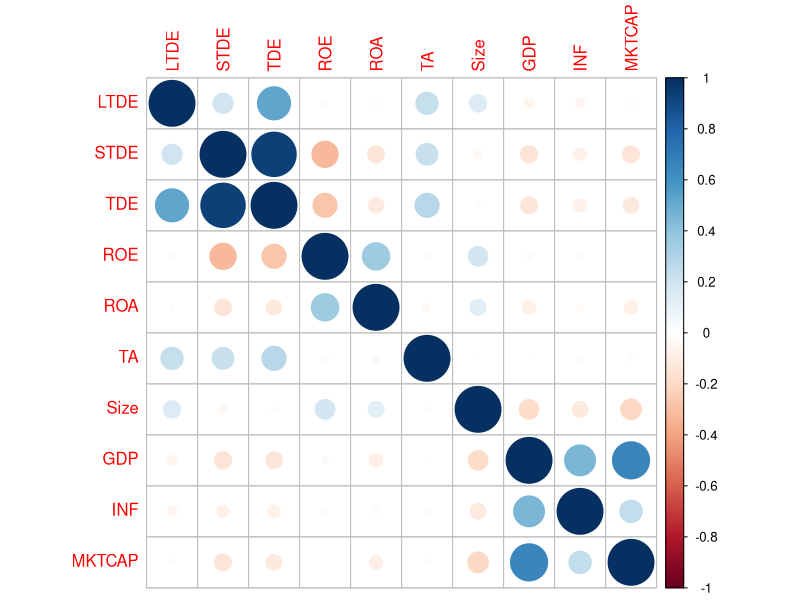

Reproduce this figure in R. (Note: this script raises an error after producing the figure.)
## ---- chunk 1
setwd("D:/Uni/Year 4/STA 474 2.0 Statistical Consultancy/Client 1/Phase 2")

library(readxl)

#Firm specific data
df<- read_excel("Modified Data Set 10.01.2021.xls")
#Macro-economic variables
df2 <- read_excel("Modified Data Set 10.01.2021.xls", sheet=2)

library(tidyverse)

#Package to deal with panel data
library(plm)
 
#scattter plot
 library(car)
 
 #plot means
 library(gplots)
 
 # linear interpolation te replace missing values
 library(zoo)
 
 #correlation plot
 library(corrplot)
 
 #to create a dataframe for unit root test
 library(plm)
 
 #unit root test
 library(urca)
 
 #Breusch-Pagan-Test
 library(lmtest)
 
 #Durbin Watson test 
 library(car)
## ---- chunk 2

# Create vector of unique Firm names
Firm <- (df[complete.cases(df$`Company Name`), ])$`Company Name`
# Combine with dataframe
Firm <- rep(Firm, each=7)
df<- cbind(df[, -2] , Firm)

#Correct name of first column
names(df)[1] <- 'Measure'

#Re-arrange columns and rows to required format
df<- df %>% 
          pivot_longer(2:11, names_to = "Year", values_to = "count") %>% 
          pivot_wider(names_from = Measure, values_from = count)



#Include Macro-economic variables to dataframe
GDP <- rep(df2$GDP, times=31)
INF <- rep(df2$INF, times=31)
MKTCAP <- rep(df2$MKTCAP, times=31)

df <- cbind(df, GDP, INF, MKTCAP)
df <- df %>% mutate(Firm = str_replace(Firm," PLC","") %>% str_to_title())

head(df)

# convert your data to a panel data set
paneldf <- plm.data(df, index=c("Firm","Year"))

## ---- chunk 3
# Identify columns with missing values

summary(paneldf) 

## ---- chunk 4
# Identify columns with missing values

colSums(is.na(paneldf)) 


## ---- chunk 5
correlation <- cor(subset(paneldf, select = -c(Year, Firm) ))
corrplot(correlation)
correlation
  
  
## ---- chunk 6

# create required data format
pdata <- pdata.frame(paneldf, index = c("Firm", "Year"))
# test for stationarity
purtest(ROE ~ 0, data = pdata, lags = "AIC" , pmax = 2, test = "madwu")
purtest(ROA ~ 0, data = pdata, lags = "AIC" , pmax = 2, test = "madwu")

## ---- chunk 7
#Pooled regression
ols <-lm(ROE ~ STDE + LTDE + Size + GDP + INF + MKTCAP, data = paneldf)
ols2 <-lm(ROA ~ STDE + LTDE + Size + GDP + INF + MKTCAP, data = paneldf)

# test for Homoskedasticity 
bptest(ols)
bptest(ols2)

#test for autocorrelation
durbinWatsonTest (ols)
durbinWatsonTest (ols2)

## ---- chunk 8

#Hausmann test
form1 <- ROE ~ STDE + LTDE + Size + GDP + INF + MKTCAP
form2 <- ROA ~ STDE + LTDE + Size + GDP + INF + MKTCAP

phtest(form1, data = paneldf)
phtest(form2, data = paneldf)

# Random effect
random <- plm(ROE ~ STDE + LTDE + Size + GDP + INF + MKTCAP, data=paneldf, model="random")
random2 <- plm(ROA ~ STDE + LTDE + Size + GDP + INF + MKTCAP, data=paneldf, model="random")

## ---- chunk 9
summary(random)

## ---- chunk 10
summary(random2)
